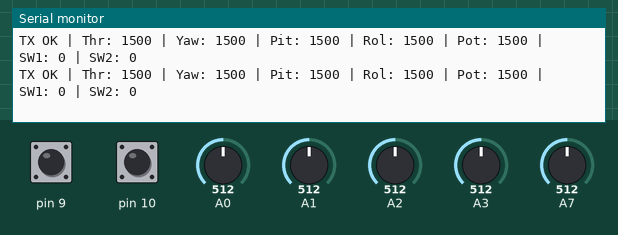
Simulated run of this sketch. Board: Arduino Nano, built with avr-gcc and run on an emulated ATmega328P. Shown: the last lines printed to the serial monitor. The inputs (shaded band) are chosen by the test bench; at power-on: A0 = 512, A1 = 512, A2 = 512, A3 = 512, A7 = 512, pin 9 HIGH, pin 10 HIGH. No radio packets arrive unless stated.

Above: at 1.2 s.
1.3 s: A0 set to 716
At 1.46 s:
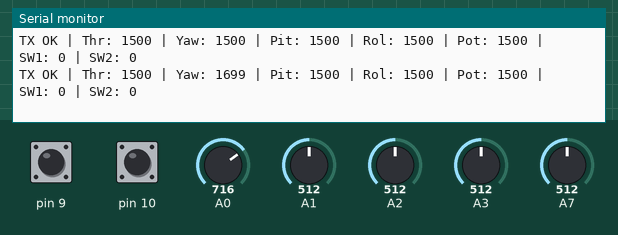
4.3 s: A1 set to 716
At 4.38 s:
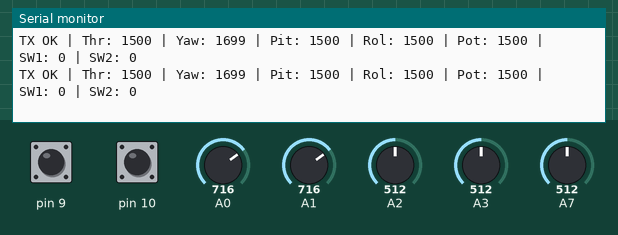
7.3 s: A2 set to 716
At 7.38 s:
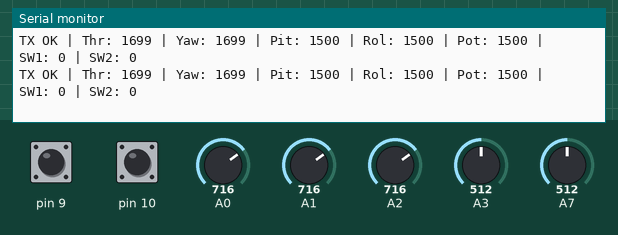
8.8 s: A3 set to 716
At 8.8 s:
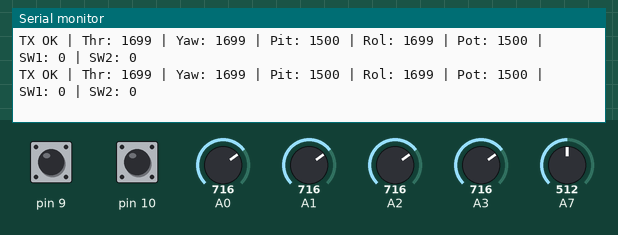
11.8 s: A7 set to 716
At 11.8 s:
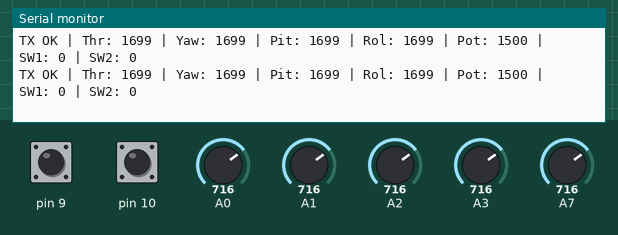
14.8 s: pin 9 pulled LOW for 0.15 s
At 14.89 s:
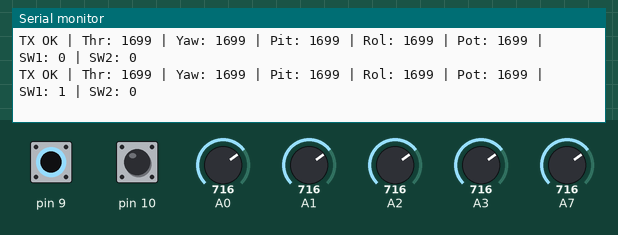

Measured:
- after the input at 1.3 s, the serial monitor: prints a new line after 0.09 s (image 1)
- after the input at 14.8 s, the serial monitor: prints a new line at once (image 6)

The sketch:

TX.ino
```cpp
// === MG Engineer - 7CH TX Air Link for APM ===
#include <SPI.h>
#include <nRF24L01.h>
#include <RF24.h>

RF24 radio(7, 8); // CE, CSN
const byte address[] = "NODE1";

// 7-Channel Struct matching your requested setup
struct JoyData {
  uint16_t throttle; // Channel 3 (A1)
  uint16_t yaw;      // Channel 4 (A0)
  uint16_t pitch;    // Channel 2 (A3)
  uint16_t roll;     // Channel 1 (A2)
  uint16_t pot;      // Channel 5 (A7)
  bool sw1;          // Channel 6 (D9)
  bool sw2;          // Channel 7 (D10)
};

JoyData myData;

void setup() {
  Serial.begin(9600);
  Serial.println("=== MG Engineer 7CH TX Starting ===");

  // Initialize switches with internal pull-up resistors
  pinMode(9, INPUT_PULLUP);
  pinMode(10, INPUT_PULLUP);

  if (!radio.begin()) {
    Serial.println("Hardware Error: Check NRF connection!");
    while(1);
  }

  radio.setChannel(76);
  radio.setPALevel(RF24_PA_LOW); // Keep LOW for desk testing
  radio.setDataRate(RF24_1MBPS);
  radio.openWritingPipe(address);
  radio.stopListening();

  Serial.println("TX Ready! Sending data...");
}

void loop() {
  // Read joysticks & pot and map directly to APM PWM range (1000 to 2000)
  myData.throttle = map(analogRead(A1), 0, 1023, 1000, 2000); // CH3
  myData.yaw      = map(analogRead(A0), 0, 1023, 1000, 2000); // CH4
  myData.pitch    = map(analogRead(A3), 0, 1023, 1000, 2000); // CH2
  myData.roll     = map(analogRead(A2), 0, 1023, 1000, 2000); // CH1
  myData.pot      = map(analogRead(A7), 0, 1023, 1000, 2000); // CH5

  // Read digital switches (Inverted due to INPUT_PULLUP)
  myData.sw1 = !digitalRead(9);  // CH6
  myData.sw2 = !digitalRead(10); // CH7

  // Send data continuously
  bool success = radio.write(&myData, sizeof(JoyData));

  if (success) {
    // Print all states to Serial Monitor
    Serial.print("TX OK | Thr: "); Serial.print(myData.throttle);
    Serial.print(" | Yaw: "); Serial.print(myData.yaw);
    Serial.print(" | Pit: "); Serial.print(myData.pitch);
    Serial.print(" | Rol: "); Serial.print(myData.roll);
    Serial.print(" | Pot: "); Serial.print(myData.pot);
    Serial.print(" | SW1: "); Serial.print(myData.sw1);
    Serial.print(" | SW2: "); Serial.println(myData.sw2);
  } else {
    Serial.println("TX FAILED -> No response from RX");
  }

  delay(50); // 20 times per second
}
```
